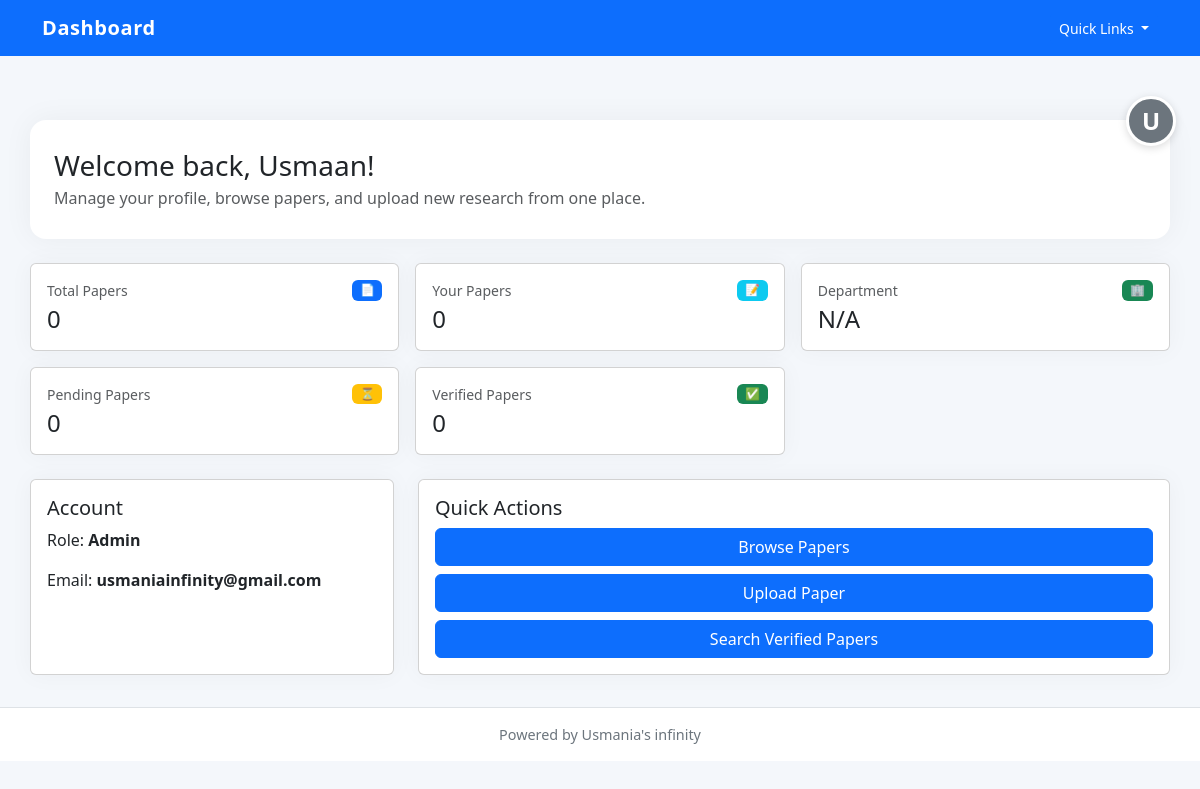
/dashboard (signed in), run on the app's committed database.
### app/models.py (models this page shows)
class User(UserMixin, db.Model):
    __tablename__ = "users"
    id = db.Column(db.Integer, primary_key=True)
    name = db.Column(db.String(150), nullable=False)
    email = db.Column(db.String(150), unique=True, nullable=False)
    password = db.Column(db.String(255), nullable=False)
    role = db.Column(db.String(50), default="faculty")  # faculty / admin
    department_id = db.Column(db.Integer, db.ForeignKey("departments.id"))
    papers = db.relationship("Paper", backref="author", lazy=True)
    approved = db.Column(db.Boolean, default=False)
    created_at = db.Column(db.DateTime, default=datetime.utcnow)

### app/routes/auth.py (the view)
@auth_bp.route('/dashboard')
@login_required
def dashboard():
    total_papers = Paper.query.count()
    user_papers = Paper.query.filter_by(user_id=current_user.id).count()
    pending_papers = Paper.query.filter_by(user_id=current_user.id, verified=False).count()
    verified_papers = Paper.query.filter_by(user_id=current_user.id, verified=True).count()
    return render_template('auth/dashboard.html',
                         user=current_user,
                         total_papers=total_papers,
                         user_papers=user_papers,
                         pending_papers=pending_papers,
                         verified_papers=verified_papers)

### app/routes/auth.py (called while the page is built)
@login_manager.user_loader
def load_user(user_id):
    return User.query.get(int(user_id))

### app/templates/auth/dashboard.html (shortened to what this page needs)
{% extends "base.html" %}
{% block content %}
<div class="page-header">
    <div>
        <h1 class="h3 mb-1">Welcome back, {{ user.name }}!</h1>
        <p class="text-muted mb-0">Manage your profile, browse papers, and upload new research from one place.</p>
    </div>
</div>
<div class="row g-3 mb-4">
    <div class="col-md-6 col-lg-4">
        <div class="card card-shadow h-100">
            <div class="card-body">
                <div class="d-flex justify-content-between align-items-start">
                    <div>
                        <p class="text-muted small mb-1">Total Papers</p>
                        <h3 class="h4 mb-0">{{ total_papers }}</h3>
                    </div>
                    <span class="badge bg-primary">📄</span>
                </div>
            </div>
        </div>
    </div>
    <div class="col-md-6 col-lg-4">
        <div class="card card-shadow h-100">
            <div class="card-body">
                <div class="d-flex justify-content-between align-items-start">
                    <div>
                        <p class="text-muted small mb-1">Your Papers</p>
                        <h3 class="h4 mb-0">{{ user_papers }}</h3>
                    </div>
                    <span class="badge bg-info">📝</span>
                </div>
            </div>
        </div>
    </div>
    <div class="col-md-6 col-lg-4">
        <div class="card card-shadow h-100">
            <div class="card-body">
                <div class="d-flex justify-content-between align-items-start">
                    <div>
                        <p class="text-muted small mb-1">Department</p>
                        <h3 class="h4 mb-0">{{ user.department.name if user.department else 'N/A' }}</h3>
                    </div>
                    <span class="badge bg-success">🏢</span>
                </div>
            </div>
        </div>
    </div>
    <div class="col-md-6 col-lg-4">
        <div class="card card-shadow h-100">
            <div class="card-body">
                <div class="d-flex justify-content-between align-items-start">
                    <div>
                        <p class="text-muted small mb-1">Pending Papers</p>
                        <h3 class="h4 mb-0">{{ pending_papers }}</h3>
                    </div>
                    <span class="badge bg-warning">⏳</span>
                </div>
            </div>
        </div>
    </div>
    <div class="col-md-6 col-lg-4">
        <div class="card card-shadow h-100">
            <div class="card-body">
                <div class="d-flex justify-content-between align-items-start">
                    <div>
                        <p class="text-muted small mb-1">Verified Papers</p>
                        <h3 class="h4 mb-0">{{ verified_papers }}</h3>
                    </div>
                    <span class="badge bg-success">✅</span>
                </div>
            </div>
        </div>
    </div>
</div>
<div class="row g-4">
    <div class="col-lg-4">
        <div class="card card-shadow h-100">
            <div class="card-body">
                <h5 class="card-title">Account</h5>
                <p class="card-text">Role: <strong>{{ user.role|capitalize }}</strong></p>
                <p class="card-text">Email: <strong>{{ user.email }}</strong></p>
            </div>
        </div>
    </div>
    <div class="col-lg-8">
        <div class="card card-shadow h-100">
            <div class="card-body">
                <h5 class="card-title">Quick Actions</h5>
                <div class="d-grid gap-2">
                    <a class="btn btn-primary" href="{{ url_for('papers.list_papers') }}">Browse Papers</a>
                    <a class="btn btn-outline-primary" href="{{ url_for('papers.upload_paper') }}">Upload Paper</a>
                    <a class="btn btn-outline-secondary" href="{{ url_for('papers.search_papers') }}">Search Verified Papers</a>
                </div>
            </div>
        </div>
    </div>
</div>
{% endblock %}

### app/templates/base.html (shortened to what this page needs)
<!DOCTYPE html>
<html lang="en">
<head>
    <link href="https://cdn.jsdelivr.net/npm/bootstrap@5.3.3/dist/css/bootstrap.min.css" rel="stylesheet">
</head>
<body>
<nav class="navbar navbar-expand-lg navbar-dark bg-primary fixed-top">
    <div class="container">
        <a class="navbar-brand" href="{{ url_for('home') }}">Dashboard</a>
        <button class="navbar-toggler" type="button" data-bs-toggle="collapse" data-bs-target="#mainNav" aria-controls="mainNav" aria-expanded="false" aria-label="Toggle navigation">
        <div class="collapse navbar-collapse" id="mainNav">
            <div class="d-flex align-items-center ms-3">
                <div class="dropdown">
                    <button class="btn btn-light btn-sm dropdown-toggle" type="button" id="quickLinksDropdown" data-bs-toggle="dropdown" aria-expanded="false">
                        Quick Links
                    </button>
                </div>
            </div>
        </div>
    </div>
</nav>
<div class="profile-btn-container">
    {% if current_user.is_authenticated %}
    <a href="{{ url_for('auth.dashboard') }}" class="profile-btn" title="Profile">{{ current_user.name[0].upper() }}</a>
    {% else %}
    <a href="{{ url_for('auth.login') }}" class="profile-btn" title="Login">👤</a>
    {% endif %}
</div>
<div class="container content">
    {% block content %}{% endblock %}
</div>
<footer class="footer bg-white border-top">
    <div class="container">Powered by Usmania's infinity</div>
</footer>
</body>
</html>

### app/templates/base.html (style rules this page uses)
body { padding-top: 5.5rem; background: #f4f7fb; min-height: 100vh; }
.content { padding: 2rem 0; }
.navbar-brand { font-weight: 700; letter-spacing: 0.03em; }
.page-header { padding: 1.8rem 1.5rem; background: #ffffff; border-radius: 1rem; box-shadow: 0 0 30px rgba(0, 0, 0, 0.05); margin-bottom: 1.5rem; }
.page-header h1 { margin-bottom: 0.25rem; }
.btn, .btn-primary, .btn-outline-primary, .btn-outline-secondary, .btn-outline-info, .btn-secondary, .btn-danger, .btn-light { color: #fff !important; background-color: #0d6efd !important; border-color: #0d6efd !important; }
.card-shadow { box-shadow: 0 0 25px rgba(0,0,0,.04); }
.footer { padding: 1rem 0; text-align: center; color: #6c757d; font-size: 0.9rem; }
.profile-btn-container { position: fixed; top: 6rem; right: 1.5rem; z-index: 1000; }
.profile-btn { width: 50px; height: 50px; border-radius: 50%; background-color: #6c757d; color: white; display: flex; align-items: center; justify-content: center; text-decoration: none; font-weight: 600; font-size: 1.5rem; transition: all 0.3s ease; border: 3px solid white; box-shadow: 0 2px 8px rgba(0, 0, 0, 0.15); }

### data on the page
User: name "U", name "Usmaan", role "Admin", email "usmaniainfinity@gmail.com"

### other printed values
{{ total_papers }} "0"
{{ user_papers }} "0"
{{ user.department.name if user.department else 'N/A' }} "N/A"
{{ pending_papers }} "0"
{{ verified_papers }} "0"
